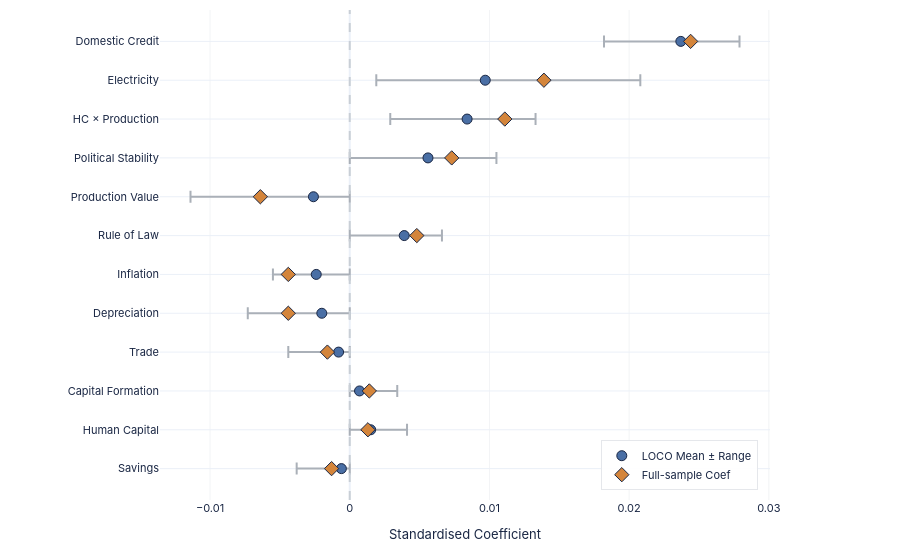
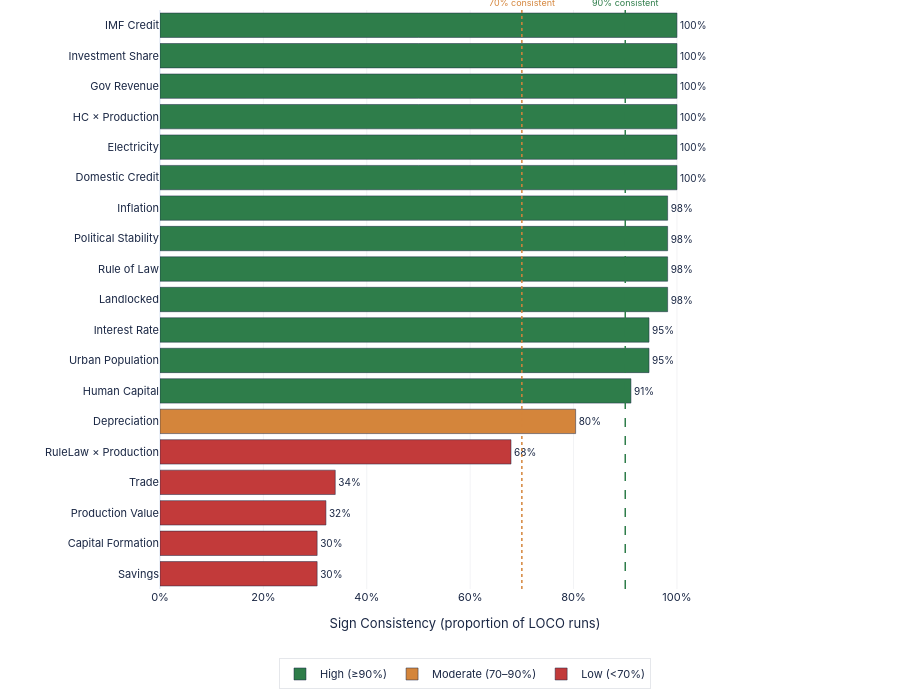
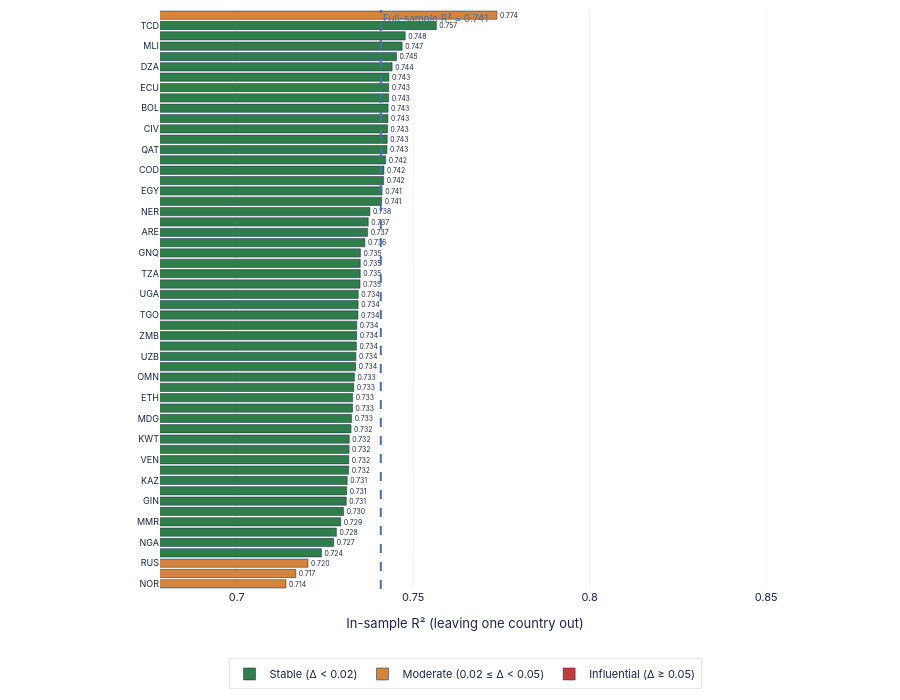

Here is the notebook cell these charts were saved with, in order:
### Markdown cell above
## Leave-One-Country-Out (LOCO)

### Code cell
# ── LOCO: Leave-One-Country-Out Robustness Check ──────────────────────────────
print("\n── LOCO Robustness Check ───────────────────────────────────────────────")

countries    = df['Country Code'].unique()
loco_coefs   = []
loco_r2      = []
loco_countries = []

for country in countries:
    # Drop all observations for this country
    mask   = df['Country Code'] != country
    X_loco = scaler.fit_transform(X[mask].values)
    y_loco = y[mask]

    if len(X_loco) < 30:          # skip if too few obs
        continue

    tscv_loco = TimeSeriesSplit(n_splits=3, gap=1)
    en_loco   = ElasticNetCV(
        l1_ratio=0.5, cv=tscv_loco,
        random_state=42, max_iter=10000
    ).fit(X_loco, y_loco)

    loco_coefs.append(en_loco.coef_)
    loco_r2.append(en_loco.score(X_loco, y_loco))
    loco_countries.append(country)

loco_coefs = np.array(loco_coefs)          # shape: (n_countries, n_features)
print(f"  LOCO runs completed: {len(loco_countries)} countries")

# ── Summary stats across LOCO runs ───────────────────────────────────────────
loco_mean  = loco_coefs.mean(axis=0)
loco_std   = loco_coefs.std(axis=0)
loco_min   = loco_coefs.min(axis=0)
loco_max   = loco_coefs.max(axis=0)

# Sign consistency: proportion of runs where sign matches full-model sign
full_coef  = elastic.coef_
sign_consistency = np.mean(np.sign(loco_coefs) == np.sign(full_coef), axis=0)

loco_df = pd.DataFrame({
    'Feature':       all_features,
    'Full_Coef':     full_coef.round(4),
    'LOCO_Mean':     loco_mean.round(4),
    'LOCO_Std':      loco_std.round(4),
    'LOCO_Min':      loco_min.round(4),
    'LOCO_Max':      loco_max.round(4),
    'Sign_Consist':  sign_consistency.round(3),
})
loco_df = (
    loco_df[loco_df['Feature'] != EXCLUDE]
    .copy()
    .reset_index(drop=True)
)
loco_df['Short']    = loco_df['Feature'].apply(shorten)
loco_df['abs_coef'] = loco_df['Full_Coef'].abs()
loco_df = loco_df.sort_values('abs_coef', ascending=False).reset_index(drop=True)

print("\n── LOCO Summary (sorted by |Full Coef|) ────────────────────────────────")
print(loco_df[['Short', 'Full_Coef', 'LOCO_Mean', 'LOCO_Std',
               'LOCO_Min', 'LOCO_Max', 'Sign_Consist']].to_string(index=False))

# ── R² stability across LOCO runs ────────────────────────────────────────────
print(f"\n  Full-model R²:  {elastic.score(X_train, y_train):.4f}")
print(f"  LOCO R² mean:   {np.mean(loco_r2):.4f}")
print(f"  LOCO R² std:    {np.std(loco_r2):.4f}")
print(f"  LOCO R² range:  [{min(loco_r2):.4f}, {max(loco_r2):.4f}]")

# ── CHART 1: Coefficient stability — full coef + LOCO range ──────────────────
print("\n── Plotting LOCO charts...")

# Keep top 12 by |full coef|, reverse for plotly
plot_loco = loco_df.head(12).iloc[::-1].reset_index(drop=True)

fig_loco1 = go.Figure()

# LOCO range (min–max band as error bar)
fig_loco1.add_trace(go.Scatter(
    x=plot_loco['LOCO_Mean'],
    y=plot_loco['Short'],
    mode='markers',
    marker=dict(
        symbol='circle', size=10,
        color=PALETTE['blue'],
        line=dict(color='#1a2744', width=1),
    ),
    error_x=dict(
        type='data',
        symmetric=False,
        array=(plot_loco['LOCO_Max'] - plot_loco['LOCO_Mean']).values,
        arrayminus=(plot_loco['LOCO_Mean'] - plot_loco['LOCO_Min']).values,
        color='#aab0b8',
        thickness=2,
        width=6,
    ),
    name='LOCO Mean ± Range',
    hovertemplate='<b>%{y}</b><br>LOCO Mean: %{x:.4f}<extra></extra>',
))

# Full model coefficient
fig_loco1.add_trace(go.Scatter(
    x=plot_loco['Full_Coef'],
    y=plot_loco['Short'],
    mode='markers',
    marker=dict(
        symbol='diamond', size=11,
        color=PALETTE['orange'],
        line=dict(color='#1a2744', width=1),
    ),
    name='Full-sample Coef',
    hovertemplate='<b>%{y}</b><br>Full Coef: %{x:.4f}<extra></extra>',
))

# Zero line
fig_loco1.add_vline(
    x=0, line=dict(color=STYLE['zero_line_color'], width=2, dash='dash'),
)

fig_loco1.update_layout(**base_layout(
    height=STYLE['chart_height'],
    margin=STYLE['margin_bar'],
    xaxis=dict(
        title=dict(text='Standardised Coefficient',
                   font=dict(size=STYLE['axis_title_size'])),
        gridcolor=STYLE['grid_color'], gridwidth=STYLE['grid_width'],
    ),
    yaxis=dict(tickfont=dict(size=STYLE['tick_size'])),
    legend=dict(
        font=dict(size=STYLE['legend_size']),
        yanchor='bottom', y=0.02, xanchor='right', x=0.98,
        bgcolor='rgba(255,255,255,0.95)',
        bordercolor='#e5e7eb', borderwidth=1,
    ),
))

save_chart(fig_loco1,
           os.path.join(OUT, 'LOCO_CoefStability_model2_resource_rich'),
           width=1100, height=600)

# ── CHART 2: Sign consistency ─────────────────────────────────────────────────
plot_loco2 = loco_df.sort_values('Sign_Consist', ascending=True).reset_index(drop=True)

sign_colors = [
    PALETTE['green']  if v >= 0.90 else
    PALETTE['orange'] if v >= 0.70 else
    PALETTE['red']
    for v in plot_loco2['Sign_Consist']
]

fig_loco2 = go.Figure()

fig_loco2.add_trace(go.Bar(
    y=plot_loco2['Short'],
    x=plot_loco2['Sign_Consist'],
    orientation='h',
    marker=dict(color=sign_colors, line=dict(color='#1a2744', width=0.5)),
    text=[f'{v:.0%}' for v in plot_loco2['Sign_Consist']],
    textposition='outside',
    textfont=dict(size=STYLE['annotation_size'], color=STYLE['title_color']),
    hovertemplate='<b>%{y}</b><br>Sign Consistency: %{x:.1%}<extra></extra>',
    showlegend=False,
))

for xval, color, dash, label in [
    (0.90, PALETTE['green'],  'dash', '90% consistent'),
    (0.70, PALETTE['orange'], 'dot',  '70% consistent'),
]:
    fig_loco2.add_vline(
        x=xval,
        line=dict(color=color, width=1.5, dash=dash),
        annotation_text=label,
        annotation_position='top',
        annotation_font=dict(size=9, color=color),
    )

# Dummy legend
for label, color in [
    ('High (≥90%)',     PALETTE['green']),
    ('Moderate (70–90%)', PALETTE['orange']),
    ('Low (<70%)',      PALETTE['red']),
]:
    fig_loco2.add_trace(go.Bar(
        y=[None], x=[None], orientation='h',
        marker=dict(color=color, line=dict(color='#1a2744', width=0.5)),
        name=label, showlegend=True,
    ))

fig_loco2.update_layout(**base_layout(
    height=STYLE['chart_height_tall'],
    margin=STYLE['margin_bar'],
    xaxis=dict(
        title=dict(text='Sign Consistency (proportion of LOCO runs)',
                   font=dict(size=STYLE['axis_title_size'])),
        gridcolor=STYLE['grid_color'], gridwidth=STYLE['grid_width'],
        range=[0, 1.18], tickformat='.0%',
    ),
    yaxis=dict(tickfont=dict(size=STYLE['tick_size'])),
    legend=dict(
        orientation='h', yanchor='top', y=-0.12,
        xanchor='center', x=0.5,
        font=dict(size=STYLE['legend_size']),
        bgcolor='rgba(255,255,255,0.95)',
        bordercolor='#e5e7eb', borderwidth=1,
    ),
))

save_chart(fig_loco2,
           os.path.join(OUT, 'LOCO_SignConsistency_model2_resource_rich'),
           width=1100, height=700)

# ── CHART 3: R² stability across LOCO runs ────────────────────────────────────
r2_df = pd.DataFrame({
    'Country': loco_countries,
    'R2':      loco_r2,
}).sort_values('R2', ascending=True).reset_index(drop=True)

full_r2 = elastic.score(X_train, y_train)

r2_colors = [
    PALETTE['red']    if abs(v - full_r2) > 0.05 else
    PALETTE['orange'] if abs(v - full_r2) > 0.02 else
    PALETTE['green']
    for v in r2_df['R2']
]

fig_loco3 = go.Figure()

fig_loco3.add_trace(go.Bar(
    y=r2_df['Country'],
    x=r2_df['R2'],
    orientation='h',
    marker=dict(color=r2_colors, line=dict(color='#1a2744', width=0.5)),
    text=[f'{v:.3f}' for v in r2_df['R2']],
    textposition='outside',
    textfont=dict(size=STYLE['annotation_size'], color=STYLE['title_color']),
    hovertemplate='<b>%{y}</b><br>R²: %{x:.4f}<extra></extra>',
    showlegend=False,
))

# Full model R² reference line
fig_loco3.add_vline(
    x=full_r2,
    line=dict(color=PALETTE['blue'], width=2, dash='dash'),
    annotation_text=f'Full-sample R² = {full_r2:.3f}',
    annotation_position='top right',
    annotation_font=dict(size=10, color=PALETTE['blue']),
)

# Dummy legend
for label, color in [
    ('Stable (Δ < 0.02)',       PALETTE['green']),
    ('Moderate (0.02 ≤ Δ < 0.05)', PALETTE['orange']),
    ('Influential (Δ ≥ 0.05)', PALETTE['red']),
]:
    fig_loco3.add_trace(go.Bar(
        y=[None], x=[None], orientation='h',
        marker=dict(color=color, line=dict(color='#1a2744', width=0.5)),
        name=label, showlegend=True,
    ))

fig_loco3.update_layout(**base_layout(
    height=STYLE['chart_height_tall'],
    margin=STYLE['margin_bar'],
    xaxis=dict(
        title=dict(text='In-sample R² (leaving one country out)',
                   font=dict(size=STYLE['axis_title_size'])),
        gridcolor=STYLE['grid_color'], gridwidth=STYLE['grid_width'],
        range=[max(0, min(r2_df['R2']) * 0.95),
               max(r2_df['R2'].max(), full_r2) * 1.10],
    ),
    yaxis=dict(tickfont=dict(size=9)),
    legend=dict(
        orientation='h', yanchor='top', y=-0.12,
        xanchor='center', x=0.5,
        font=dict(size=STYLE['legend_size']),
        bgcolor='rgba(255,255,255,0.95)',
        bordercolor='#e5e7eb', borderwidth=1,
    ),
))

save_chart(fig_loco3,
           os.path.join(OUT, 'LOCO_R2Stability_model2_resource_rich'),
           width=1100, height=700)

print(f"\n✓ LOCO analysis complete — 3 charts saved to {OUT}/")

### Figure 1 — Plotly figure (JSON) as saved in the notebook; plotly's stock layout.template omitted (floating-point values rounded to 4 significant figures)
{"data": [{"error_x": {"array": [0.0006, 0.0026, 0.0027, 0.0008, 0.002, 0.0024, 0.0027, 0.0026, 0.0049, 0.0049, 0.0111, 0.0042], "arrayminus": [0.0032, 0.0015, 0.0007, 0.0036, 0.0053, 0.0031, 0.0039, 0.0088, 0.0056, 0.0055, 0.0078, 0.0055], "color": "#aab0b8", "symmetric": false, "thickness": 2, "type": "data", "width": 6}, "hovertemplate": "<b>%{y}</b><br>LOCO Mean: %{x:.4f}<extra></extra>", "marker": {"color": "#4a6fa5", "line": {"color": "#1a2744", "width": 1}, "size": 10, "symbol": "circle"}, "mode": "markers", "name": "LOCO Mean ± Range", "type": "scatter", "x": [-0.0006, 0.0015, 0.0007, -0.0008, -0.002, -0.0024, 0.0039, -0.0026, 0.0056, 0.0084, 0.0097, 0.0237], "y": ["Savings", "Human Capital", "Capital Formation", "Trade", "Depreciation", "Inflation", "Rule of Law", "Production Value", "Political Stability", "HC × Production", "Electricity", "Domestic Credit"]}, {"hovertemplate": "<b>%{y}</b><br>Full Coef: %{x:.4f}<extra></extra>", "marker": {"color": "#d4853b", "line": {"color": "#1a2744", "width": 1}, "size": 11, "symbol": "diamond"}, "mode": "markers", "name": "Full-sample Coef", "type": "scatter", "x": [-0.0013, 0.0013, 0.0014, -0.0016, -0.0044, -0.0044, 0.0048, -0.0064, 0.0073, 0.0111, 0.0139, 0.0244], "y": ["Savings", "Human Capital", "Capital Formation", "Trade", "Depreciation", "Inflation", "Rule of Law", "Production Value", "Political Stability", "HC × Production", "Electricity", "Domestic Credit"]}], "layout": {"font": {"color": "#1a2744", "family": "IBM Plex Sans, -apple-system, BlinkMacSystemFont, sans-serif", "size": 11}, "height": 550, "legend": {"bgcolor": "rgba(255,255,255,0.95)", "bordercolor": "#e5e7eb", "borderwidth": 1, "font": {"size": 11}, "x": 0.98, "xanchor": "right", "y": 0.02, "yanchor": "bottom"}, "margin": {"b": 50, "l": 160, "r": 130, "t": 10}, "paper_bgcolor": "#ffffff", "plot_bgcolor": "#ffffff", "shapes": [{"line": {"color": "#c9cfd6", "dash": "dash", "width": 2}, "type": "line", "x0": 0, "x1": 0, "xref": "x", "y0": 0, "y1": 1, "yref": "y domain"}], "xaxis": {"gridcolor": "#e5e7eb", "gridwidth": 0.5, "title": {"font": {"size": 13}, "text": "Standardised Coefficient"}}, "yaxis": {"tickfont": {"size": 11}}}}

### Figure 2 — Plotly figure (JSON) as saved in the notebook; plotly's stock layout.template omitted (floating-point values rounded to 4 significant figures)
{"data": [{"hovertemplate": "<b>%{y}</b><br>Sign Consistency: %{x:.1%}<extra></extra>", "marker": {"color": ["#c23a3a", "#c23a3a", "#c23a3a", "#c23a3a", "#c23a3a", "#d4853b", "#2e7d4a", "#2e7d4a", "#2e7d4a", "#2e7d4a", "#2e7d4a", "#2e7d4a", "#2e7d4a", "#2e7d4a", "#2e7d4a", "#2e7d4a", "#2e7d4a", "#2e7d4a", "#2e7d4a"], "line": {"color": "#1a2744", "width": 0.5}}, "orientation": "h", "showlegend": false, "text": ["30%", "30%", "32%", "34%", "68%", "80%", "91%", "95%", "95%", "98%", "98%", "98%", "98%", "100%", "100%", "100%", "100%", "100%", "100%"], "textfont": {"color": "#1a2744", "size": 10}, "textposition": "outside", "type": "bar", "x": [0.304, 0.304, 0.321, 0.339, 0.679, 0.804, 0.911, 0.946, 0.946, 0.982, 0.982, 0.982, 0.982, 1.0, 1.0, 1.0, 1.0, 1.0, 1.0], "y": ["Savings", "Capital Formation", "Production Value", "Trade", "RuleLaw × Production", "Depreciation", "Human Capital", "Urban Population", "Interest Rate", "Landlocked", "Rule of Law", "Political Stability", "Inflation", "Domestic Credit", "Electricity", "HC × Production", "Gov Revenue", "Investment Share", "IMF Credit"]}, {"marker": {"color": "#2e7d4a", "line": {"color": "#1a2744", "width": 0.5}}, "name": "High (≥90%)", "orientation": "h", "showlegend": true, "type": "bar", "x": [null], "y": [null]}, {"marker": {"color": "#d4853b", "line": {"color": "#1a2744", "width": 0.5}}, "name": "Moderate (70–90%)", "orientation": "h", "showlegend": true, "type": "bar", "x": [null], "y": [null]}, {"marker": {"color": "#c23a3a", "line": {"color": "#1a2744", "width": 0.5}}, "name": "Low (<70%)", "orientation": "h", "showlegend": true, "type": "bar", "x": [null], "y": [null]}], "layout": {"annotations": [{"font": {"color": "#2e7d4a", "size": 9}, "showarrow": false, "text": "90% consistent", "x": 0.9, "xanchor": "center", "xref": "x", "y": 1, "yanchor": "bottom", "yref": "y domain"}, {"font": {"color": "#d4853b", "size": 9}, "showarrow": false, "text": "70% consistent", "x": 0.7, "xanchor": "center", "xref": "x", "y": 1, "yanchor": "bottom", "yref": "y domain"}], "font": {"color": "#1a2744", "family": "IBM Plex Sans, -apple-system, BlinkMacSystemFont, sans-serif", "size": 11}, "height": 700, "legend": {"bgcolor": "rgba(255,255,255,0.95)", "bordercolor": "#e5e7eb", "borderwidth": 1, "font": {"size": 11}, "orientation": "h", "x": 0.5, "xanchor": "center", "y": -0.12, "yanchor": "top"}, "margin": {"b": 50, "l": 160, "r": 130, "t": 10}, "paper_bgcolor": "#ffffff", "plot_bgcolor": "#ffffff", "shapes": [{"line": {"color": "#2e7d4a", "dash": "dash", "width": 1.5}, "type": "line", "x0": 0.9, "x1": 0.9, "xref": "x", "y0": 0, "y1": 1, "yref": "y domain"}, {"line": {"color": "#d4853b", "dash": "dot", "width": 1.5}, "type": "line", "x0": 0.7, "x1": 0.7, "xref": "x", "y0": 0, "y1": 1, "yref": "y domain"}], "xaxis": {"gridcolor": "#e5e7eb", "gridwidth": 0.5, "range": [0, 1.18], "tickformat": ".0%", "title": {"font": {"size": 13}, "text": "Sign Consistency (proportion of LOCO runs)"}}, "yaxis": {"tickfont": {"size": 11}}}}

### Figure 3 — Plotly figure (JSON) as saved in the notebook; plotly's stock layout.template omitted (floating-point values rounded to 4 significant figures)
{"data": [{"hovertemplate": "<b>%{y}</b><br>R²: %{x:.4f}<extra></extra>", "marker": {"color": ["#d4853b", "#d4853b", "#d4853b", "#2e7d4a", "#2e7d4a", "#2e7d4a", "#2e7d4a", "#2e7d4a", "#2e7d4a", "#2e7d4a", "#2e7d4a", "#2e7d4a", "#2e7d4a", "#2e7d4a", "#2e7d4a", "#2e7d4a", "#2e7d4a", "#2e7d4a", "#2e7d4a", "#2e7d4a", "#2e7d4a", "#2e7d4a", "#2e7d4a", "#2e7d4a", "#2e7d4a", "#2e7d4a", "#2e7d4a", "#2e7d4a", "#2e7d4a", "#2e7d4a", "#2e7d4a", "#2e7d4a", "#2e7d4a", "#2e7d4a", "#2e7d4a", "#2e7d4a", "#2e7d4a", "#2e7d4a", "#2e7d4a", "#2e7d4a", "#2e7d4a", "#2e7d4a", "#2e7d4a", "#2e7d4a", "#2e7d4a", "#2e7d4a", "#2e7d4a", "#2e7d4a", "#2e7d4a", "#2e7d4a", "#2e7d4a", "#2e7d4a", "#2e7d4a", "#2e7d4a", "#2e7d4a", "#d4853b"], "line": {"color": "#1a2744", "width": 0.5}}, "orientation": "h", "showlegend": false, "text": ["0.714", "0.717", "0.720", "0.724", "0.727", "0.728", "0.729", "0.730", "0.731", "0.731", "0.731", "0.732", "0.732", "0.732", "0.732", "0.732", "0.733", "0.733", "0.733", "0.733", "0.733", "0.734", "0.734", "0.734", "0.734", "0.734", "0.734", "0.734", "0.734", "0.735", "0.735", "0.735", "0.735", "0.736", "0.737", "0.737", "0.738", "0.741", "0.741", "0.742", "0.742", "0.742", "0.743", "0.743", "0.743", "0.743", "0.743", "0.743", "0.743", "0.743", "0.744", "0.745", "0.747", "0.748", "0.757", "0.774"], "textfont": {"color": "#1a2744", "size": 10}, "textposition": "outside", "type": "bar", "x": [0.714, 0.7168, 0.7202, 0.724, 0.7275, 0.7282, 0.7295, 0.7303, 0.731, 0.7312, 0.7313, 0.7317, 0.7318, 0.7319, 0.7319, 0.7324, 0.7326, 0.7328, 0.7329, 0.7332, 0.7334, 0.7337, 0.7338, 0.7339, 0.734, 0.734, 0.7344, 0.7344, 0.7344, 0.7349, 0.735, 0.735, 0.7351, 0.7363, 0.7371, 0.7373, 0.7378, 0.7411, 0.7412, 0.7416, 0.7417, 0.7422, 0.7426, 0.7427, 0.7427, 0.7429, 0.7429, 0.743, 0.7431, 0.7431, 0.7441, 0.7453, 0.7469, 0.7478, 0.7566, 0.7737], "y": ["NOR", "MYS", "RUS", "SAU", "NGA", "PNG", "MMR", "TTO", "GIN", "IDN", "KAZ", "YEM", "VEN", "VNM", "KWT", "BHR", "MDG", "BFA", "ETH", "LAO", "OMN", "GHA", "UZB", "ZWE", "ZMB", "IRN", "TGO", "MWI", "UGA", "MNG", "TZA", "MOZ", "GNQ", "GAB", "ARE", "RWA", "NER", "AZE", "EGY", "AGO", "COD", "CHL", "QAT", "CMR", "CIV", "COG", "BOL", "LBY", "ECU", "KEN", "DZA", "BRN", "MLI", "LBR", "TCD", "IRQ"]}, {"marker": {"color": "#2e7d4a", "line": {"color": "#1a2744", "width": 0.5}}, "name": "Stable (Δ < 0.02)", "orientation": "h", "showlegend": true, "type": "bar", "x": [null], "y": [null]}, {"marker": {"color": "#d4853b", "line": {"color": "#1a2744", "width": 0.5}}, "name": "Moderate (0.02 ≤ Δ < 0.05)", "orientation": "h", "showlegend": true, "type": "bar", "x": [null], "y": [null]}, {"marker": {"color": "#c23a3a", "line": {"color": "#1a2744", "width": 0.5}}, "name": "Influential (Δ ≥ 0.05)", "orientation": "h", "showlegend": true, "type": "bar", "x": [null], "y": [null]}], "layout": {"annotations": [{"font": {"color": "#4a6fa5", "size": 10}, "showarrow": false, "text": "Full-sample R² = 0.741", "x": 0.7408, "xanchor": "left", "xref": "x", "y": 1, "yanchor": "top", "yref": "y domain"}], "font": {"color": "#1a2744", "family": "IBM Plex Sans, -apple-system, BlinkMacSystemFont, sans-serif", "size": 11}, "height": 700, "legend": {"bgcolor": "rgba(255,255,255,0.95)", "bordercolor": "#e5e7eb", "borderwidth": 1, "font": {"size": 11}, "orientation": "h", "x": 0.5, "xanchor": "center", "y": -0.12, "yanchor": "top"}, "margin": {"b": 50, "l": 160, "r": 130, "t": 10}, "paper_bgcolor": "#ffffff", "plot_bgcolor": "#ffffff", "shapes": [{"line": {"color": "#4a6fa5", "dash": "dash", "width": 2}, "type": "line", "x0": 0.7408, "x1": 0.7408, "xref": "x", "y0": 0, "y1": 1, "yref": "y domain"}], "xaxis": {"gridcolor": "#e5e7eb", "gridwidth": 0.5, "range": [0.6783, 0.8511], "title": {"font": {"size": 13}, "text": "In-sample R² (leaving one country out)"}}, "yaxis": {"tickfont": {"size": 9}}}}
